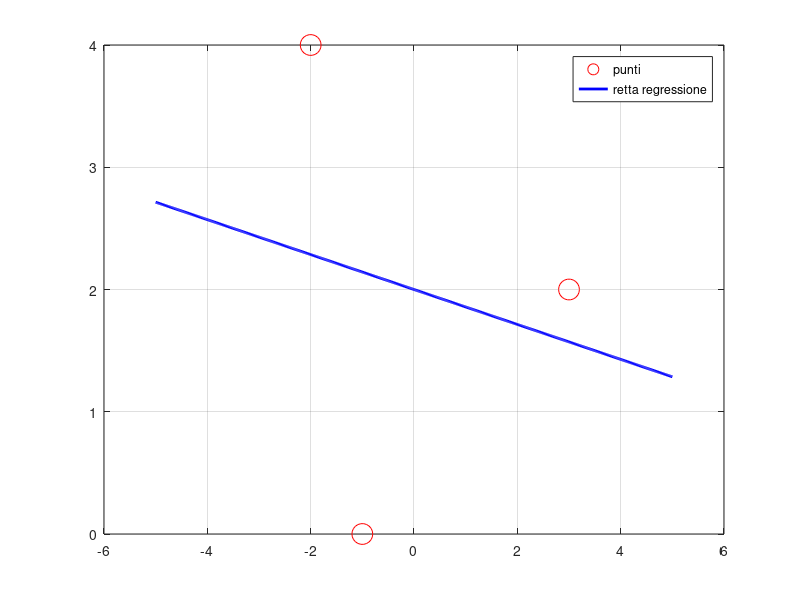

Reproduce this figure in MATLAB.
clc
clear
close all

x = [3 -2 -1];
y = [2 4 0];
n = 2; %grado, punti = 3
z = linspace(-5,5,500);

% retta di regressione
p_reg = polyfit(x,y,n-1);
val = polyval(p_reg,z);

plot(x,y,'ro','MarkerSize',15)
hold on;
plot(z,val,'b','LineWidth',2)
legend('punti','retta regressione')
grid on;
